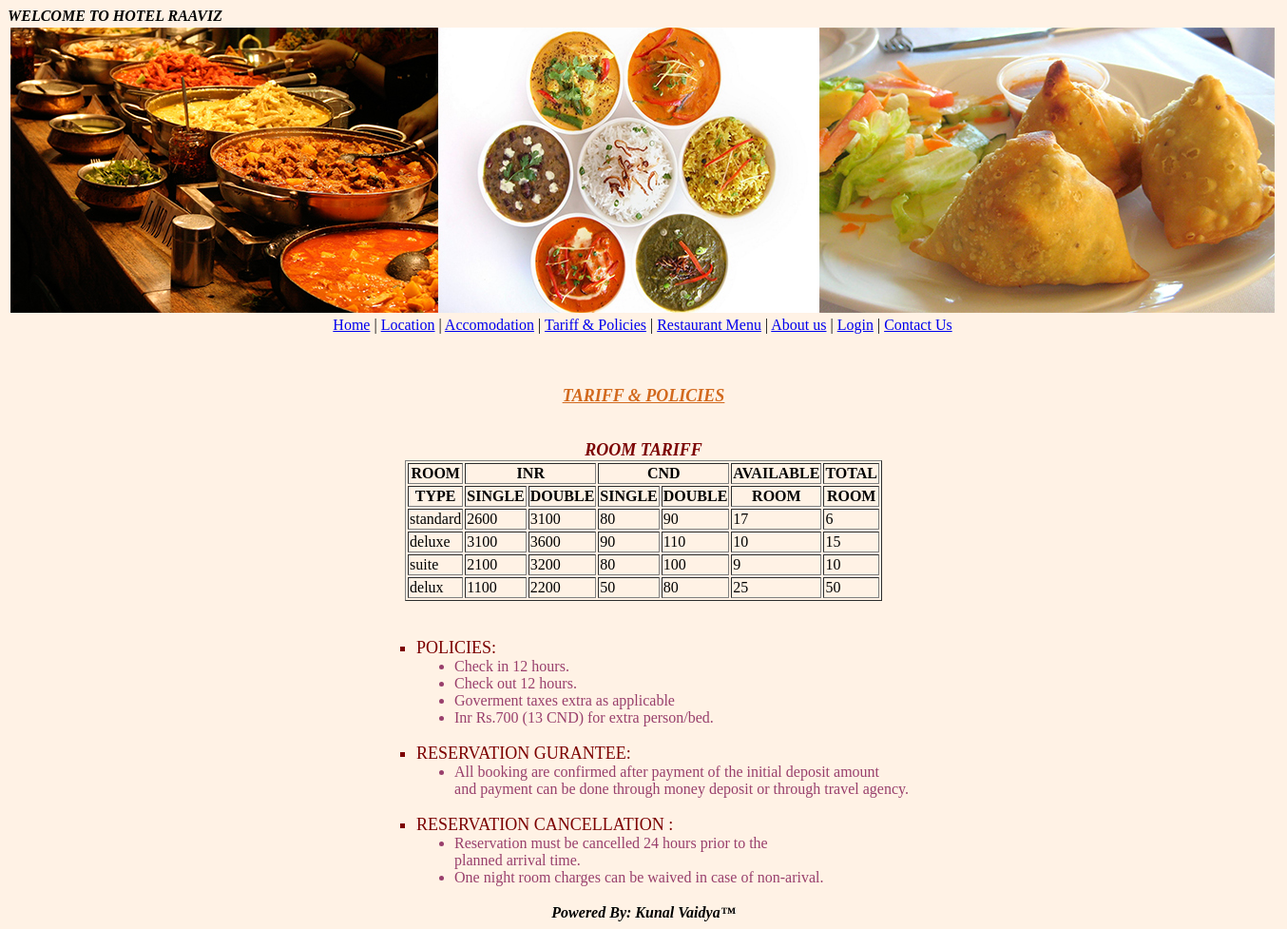
Page /tariff.php on the committed database.
### tables this page shows
CREATE TABLE IF NOT EXISTS `tariff` (
  `type` varchar(50) NOT NULL DEFAULT '',
  `inrsin` varchar(30) NOT NULL DEFAULT '0',
  `inrdbl` varchar(30) NOT NULL DEFAULT '0',
  `cndsin` varchar(30) NOT NULL DEFAULT '0',
  `cnddbl` varchar(30) NOT NULL DEFAULT '0',
  `avroom` int(3) NOT NULL DEFAULT '0',
  `totroom` int(3) NOT NULL DEFAULT '0'
);

### tariff.php (the view, shortened to what this page needs)
<html>
<head>
	<link rel="stylesheet" type="text/css" href="style.css">
</head>
<?php
	include "index.php";
?>
<br><br>
<div id="center"><b><i><u>TARIFF & POLICIES</u></i></b></div>
<br><br>
<?php
	$stmt="select * from tariff";
	$rowset=mysql_query($stmt);
	echo "<center>";
	echo "<table border=1>";
	echo "<caption><font color='#7c0000' size=4><b><i>ROOM TARIFF</i></b></font></caption>";
	echo "<tr><th>ROOM</th><th colspan=2>INR</th><th colspan=2>CND</th><th>AVAILABLE</th><th>TOTAL</th></tr>";
	echo "<tr><th>TYPE</th><th>SINGLE</th><th>DOUBLE</th><th>SINGLE</th><th>DOUBLE</th><th>ROOM</th><th>ROOM</th></tr>";
	while($result=mysql_fetch_array($rowset))
	{
		echo "<tr>";
		echo "<td>".$result['type']."</td>";
		echo "<td>".$result[1]."</td>";
		echo "<td>".$result[2]."</td>";
		echo "<td>".$result[3]."</td>";
		echo "<td>".$result[4]."</td>";
		echo "<td>".$result[5]."</td>";
		echo "<td>".$result[6]."</td>";
		echo "</tr>";
	}
	echo "</table>";
?>
<br><br>
<table class = "table2">
<tr>
	<td>
	<ul class="b">
	<div id = "roominfo"><li>POLICIES:</div>
		<ul class="a">
		<li class="a">Check in 12 hours.
		<li class="a">Check out 12 hours.
		<li class="a">Goverment taxes extra as applicable
		<li class="a">Inr Rs.700 (13 CND) for extra person/bed.
	</ul>
	<br>
	<div id = "roominfo"><li>RESERVATION GURANTEE:</div>
	<ul class="a">
		<li class="a">All booking are confirmed after payment of the initial deposit amount<br>
		and payment can be done through money deposit or through travel agency.
	</ul>
	<br>
	<div id = "roominfo"><li>RESERVATION CANCELLATION :</div>
	<ul class="a">
		<li class="a">Reservation must be cancelled 24 hours prior to the <br>planned arrival time.
		<li class="a">One night room charges can be waived in case of non-arival.
	</ul>
	</ul>
</table>
<marquee behavior=alternate><b><i>Powered By: Kunal Vaidya™</i></b></marquee>
</body>
</html>

### style.css (style rules this page uses)
body { background-color: #fff2e5; }
th { color:"white";background-color:"chocolate" }
td { color:"purple"; }
body #center { text-align: center; color: chocolate; font-size: 18; }
body #roominfo { color: #7c0000; font-size:18; }
li.a { color: #993F6C; }
ul.a { list-style-type: disc; }
ul.b { list-style-type: square; }

### rows in the picture
tariff: type "standard", inrsin "2600", inrdbl "3100", cndsin "80", cnddbl "90", avroom "17", totroom "6"
tariff: type "deluxe", inrsin "3100", inrdbl "3600", cndsin "90", cnddbl "110", avroom "10", totroom "15"
tariff: type "suite", inrsin "2100", inrdbl "3200", cndsin "80", cnddbl "100", avroom "9", totroom "10"
tariff: type "delux", inrsin "1100", inrdbl "2200", cndsin "50", cnddbl "80", avroom "25", totroom "50"
